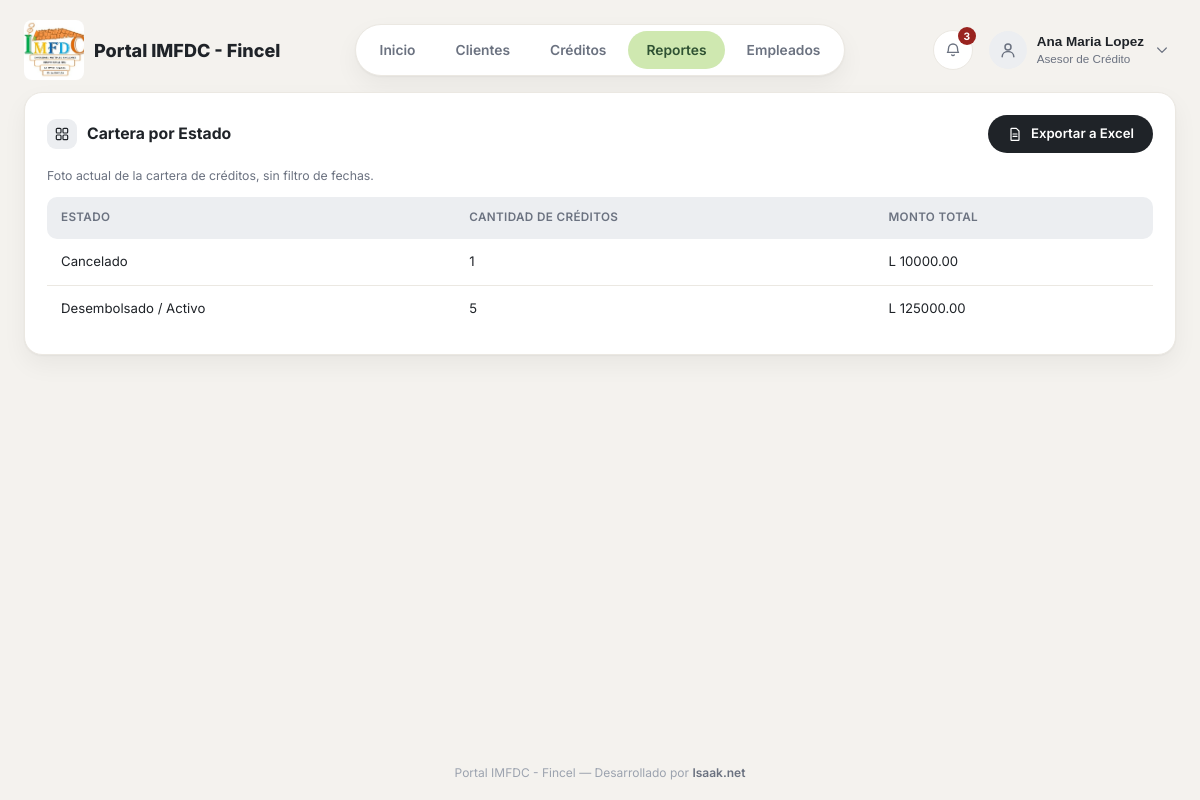
The app's page /financiera/reportes/cartera-por-estado/ (signed in) with its own data.
### empleados/models.py (models this page shows, shortened)
class Empleado(models.Model):
    CARGO_ASESOR = 'ASESOR'
    CARGO_ANALISTA = 'ANALISTA'
    CARGO_GERENTE = 'GERENTE'
    CARGO_CAJERO = 'CAJERO'
    CARGO_ADMIN = 'ADMIN'
    CARGO_CHOICES = [
        (CARGO_ASESOR, 'Asesor de Crédito'),
        (CARGO_ANALISTA, 'Analista de Crédito'),
        (CARGO_GERENTE, 'Gerente / Comité de Crédito'),
        (CARGO_CAJERO, 'Cajero'),
        (CARGO_ADMIN, 'Administrador del Sistema'),
    ]
    CARGO_PERMISOS = {
        CARGO_ASESOR: {'crear_cliente', 'crear_credito'},
        CARGO_ANALISTA: {'crear_cliente', 'crear_credito', 'evaluar'},
        CARGO_GERENTE: {'evaluar', 'aprobar', 'rechazar'},
        CARGO_CAJERO: {'desembolsar', 'cobrar'},
        CARGO_ADMIN: {
            'crear_cliente', 'crear_credito', 'evaluar', 'aprobar',
            'rechazar', 'desembolsar', 'cobrar',
        },
    }
    user = models.OneToOneField(
        settings.AUTH_USER_MODEL,
        on_delete=models.SET_NULL,
        null=True,
        blank=True,
        related_name='empleado',
    )
    nombre = models.CharField(max_length=100)
    apellido = models.CharField(max_length=100)
    dni = models.CharField('DNI', max_length=20, unique=True, null=True, blank=True)
    cargo = models.CharField(max_length=20, choices=CARGO_CHOICES, default=CARGO_ASESOR)
    telefono = models.CharField(max_length=20, blank=True)
    correo = models.EmailField(blank=True)
    sucursal = models.CharField(max_length=100, blank=True)
    activo = models.BooleanField('Estado Activo', default=True)
    salario = models.DecimalField(max_digits=10, decimal_places=2, null=True, blank=True)
    created_at = models.DateTimeField(auto_now_add=True)
    update_at = models.DateTimeField(auto_now=True)
    class Meta:
        verbose_name = 'Empleado'
        verbose_name_plural = 'Empleados'

### financiera/models.py (models this page shows, shortened)
class Prestamo(models.Model):
    FRECUENCIA_SEMANAL = 'SEMANAL'
    FRECUENCIA_QUINCENAL = 'QUINCENAL'
    FRECUENCIA_MENSUAL = 'MENSUAL'
    FRECUENCIA_CHOICES = [
        (FRECUENCIA_SEMANAL, 'Semanal'),
        (FRECUENCIA_QUINCENAL, 'Quincenal'),
        (FRECUENCIA_MENSUAL, 'Mensual'),
    ]
    TIPO_CREDITO_PERSONAL = 'PERSONAL'
    TIPO_CREDITO_HIPOTECARIO = 'HIPOTECARIO'
    TIPO_CREDITO_CHOICES = [
        (TIPO_CREDITO_PERSONAL, 'Personal'),
        (TIPO_CREDITO_HIPOTECARIO, 'Hipotecario'),
    ]
    DESTINO_MEJORAS = 'MEJORAS'
    DESTINO_PAGO_DEUDA = 'PAGO_DEUDA'
    DESTINO_COLEGIATURA = 'COLEGIATURA'
    DESTINO_GASTOS_MEDICOS = 'GASTOS_MEDICOS'
    DESTINO_CONSUMO = 'CONSUMO'
    DESTINO_CHOICES = [
        (DESTINO_MEJORAS, 'Mejoras'),
        (DESTINO_PAGO_DEUDA, 'Pago de deuda'),
        (DESTINO_COLEGIATURA, 'Pago de colegiatura'),
        (DESTINO_GASTOS_MEDICOS, 'Gastos médicos'),
        (DESTINO_CONSUMO, 'Consumo'),
    ]
    ESTADO_PENDIENTE = 'PENDIENTE'
    ESTADO_EN_REVISION = 'EN_REVISION'
    ESTADO_APROBADO = 'APROBADO'
    ESTADO_DESEMBOLSADO = 'DESEMBOLSADO'
    ESTADO_EN_MORA = 'EN_MORA'
    ESTADO_LIQUIDADO = 'LIQUIDADO'
    ESTADO_RECHAZADO = 'RECHAZADO'
    ESTADO_CANCELADO = 'CANCELADO'
    ESTADO_CHOICES = [
        (ESTADO_PENDIENTE, 'Pendiente'),
        (ESTADO_EN_REVISION, 'En Revisión'),
        (ESTADO_APROBADO, 'Aprobado'),
        (ESTADO_DESEMBOLSADO, 'Desembolsado / Activo'),
        (ESTADO_EN_MORA, 'En Mora'),
        (ESTADO_LIQUIDADO, 'Liquidado / Pagado'),
        (ESTADO_RECHAZADO, 'Rechazado'),
        (ESTADO_CANCELADO, 'Cancelado'),
    ]
    TRANSICIONES = {
        ESTADO_PENDIENTE: {
            ESTADO_EN_REVISION: 'evaluar',
            ESTADO_RECHAZADO: 'rechazar',
            ESTADO_CANCELADO: 'crear_credito',
        },
        ESTADO_EN_REVISION: {
            ESTADO_APROBADO: 'aprobar',
            ESTADO_RECHAZADO: 'rechazar',
        },
        ESTADO_APROBADO: {
            ESTADO_DESEMBOLSADO: 'desembolsar',
            ESTADO_CANCELADO: 'aprobar',
        },
        ESTADO_DESEMBOLSADO: {
            ESTADO_EN_MORA: None,
            ESTADO_LIQUIDADO: None,
        },
        ESTADO_EN_MORA: {
            ESTADO_DESEMBOLSADO: None,
            ESTADO_LIQUIDADO: None,
        },
    }
    codigo_credito = models.CharField(max_length=20, unique=True, editable=False)
    cliente = models.ForeignKey(Cliente, on_delete=models.PROTECT, related_name='prestamos')
    monto_solicitado = models.DecimalField(max_digits=12, decimal_places=2, validators=[MONTO_POSITIVO])
    tasa_interes_mensual = models.DecimalField(max_digits=5, decimal_places=2, validators=[VALOR_NO_NEGATIVO])
    plazo_meses = models.PositiveIntegerField(validators=[MinValueValidator(1, message='Debe ser al menos 1 mes.')])
    frecuencia_pago = models.CharField(max_length=15, choices=FRECUENCIA_CHOICES, default=FRECUENCIA_MENSUAL)
    tipo_credito = models.CharField(
        'Tipo de Crédito', max_length=15, choices=TIPO_CREDITO_CHOICES, default=TIPO_CREDITO_PERSONAL,
    )
    destino = models.CharField('Destino del préstamo', max_length=20, choices=DESTINO_CHOICES)
    estado = models.CharField(max_length=20, choices=ESTADO_CHOICES, default=ESTADO_PENDIENTE)
    fecha_solicitud = models.DateTimeField(auto_now_add=True)
    fecha_aprobacion = models.DateTimeField(null=True, blank=True)
    fecha_desembolso = models.DateTimeField(null=True, blank=True)
    asesor = models.ForeignKey(
        Empleado, on_delete=models.SET_NULL, null=True, blank=True, related_name='prestamos_asesorados'
    )
    aprobado_por = models.ForeignKey(
        Empleado, on_delete=models.SET_NULL, null=True, blank=True, related_name='prestamos_aprobados'
    )
    desembolsado_por = models.ForeignKey(
        Empleado, on_delete=models.SET_NULL, null=True, blank=True, related_name='prestamos_desembolsados'
    )
    class Meta:
        verbose_name = 'Préstamo'
        verbose_name_plural = 'Préstamos'
        ordering = ['-fecha_solicitud']

### financiera/views_reportes.py (the view)
# urls.py: path('reportes/cartera-por-estado/', views_reportes.reporte_cartera_estado, name='reporte_cartera_estado'),
@login_required
def reporte_cartera_estado(request):
    estado_display = dict(Prestamo.ESTADO_CHOICES)
    qs = (
        Prestamo.objects.values('estado')
        .annotate(cantidad=Count('id'), monto_total=Sum('monto_solicitado'))
        .order_by('estado')
    )
    filas = [(estado_display.get(f['estado'], f['estado']), f['cantidad'], f['monto_total'] or 0) for f in qs]
    if request.GET.get('export') == 'xlsx':
        return exportar_excel('Cartera_por_estado', ['Estado', 'Cantidad de Créditos', 'Monto Total'], filas)
    return render(request, 'financiera/reportes/cartera_estado.html', {'filas': filas})

### empleados/context_processors.py (called while the page is built)
def notificaciones(request):
    if not request.user.is_authenticated:
        return {}
    empleado = getattr(request.user, 'empleado', None)
    if empleado is None:
        return {}
    return {
        'notificaciones_recientes': empleado.notificaciones.all()[:8],
        'notificaciones_no_leidas': empleado.notificaciones.filter(leida=False).count(),
    }

### financiera/templates/financiera/reportes/cartera_estado.html (shortened to what this page needs)
{% extends 'base.html' %}
{% block content %}
<div class="card">
    <div class="card-actions-row">
        <div class="card-title" style="margin-bottom: 0;">
            <span class="icon-badge-sm">{% include 'partials/_icon.html' with name='dashboard' size=16 %}</span>
            Cartera por Estado
        </div>
        <a href="{% url 'financiera:reporte_cartera_estado' %}?export=xlsx" class="btn btn-dark">
            {% include 'partials/_icon.html' with name='file-text' size=16 %}Exportar a Excel
        </a>
    </div>
    <p class="subsection-note">Foto actual de la cartera de créditos, sin filtro de fechas.</p>
    {% if filas %}
    <div class="table-wrap">
    <table class="data-table">
        <thead>
            <tr><th>Estado</th><th>Cantidad de Créditos</th><th>Monto Total</th></tr>
        </thead>
        <tbody>
            {% for estado, cantidad, monto in filas %}
            <tr>
                <td>{{ estado }}</td>
                <td>{{ cantidad }}</td>
                <td>L {{ monto|floatformat:2 }}</td>
            </tr>
            {% endfor %}
        </tbody>
    </table>
    </div>
    {% else %}
        <p class="empty-state">No hay créditos registrados todavía.</p>
    {% endif %}
</div>
{% endblock %}

### templates/base.html (shortened to what this page needs)
{% load static %}
<!DOCTYPE html>
<html lang="es">
<head>
    <link rel="stylesheet" href="{% static 'css/dashboard.css' %}">
</head>
<body>
{% if user.is_authenticated %}
<header class="topbar">
    <div class="brand">
        <img class="brand-logo" src="{% static 'img/logo.jpg' %}" alt="IMFDC - Fincel">
        Portal IMFDC - Fincel
    </div>
    <nav class="nav-pill">
        <a href="{% url 'home' %}" class="{% if request.path == '/' %}active{% endif %}">Inicio</a>
        <a href="{% url 'financiera:clientes_lista' %}" class="{% if '/financiera/clientes' in request.path %}active{% endif %}">Clientes</a>
        <a href="{% url 'financiera:prestamos_lista' %}" class="{% if '/financiera/prestamos' in request.path %}active{% endif %}">Créditos</a>
        <a href="{% url 'financiera:reportes_index' %}" class="{% if '/financiera/reportes' in request.path %}active{% endif %}">Reportes</a>
        <a href="{% url 'lista' %}" class="{% if '/empleados/' in request.path %}active{% endif %}">Empleados</a>
    </nav>
    <div class="topbar-right">
        <div class="user-menu">
            <button type="button" class="icon-btn" id="notif-trigger" style="position: relative;" title="Notificaciones">
                {% if notificaciones_no_leidas %}<span class="notif-badge">{{ notificaciones_no_leidas }}</span>{% endif %}
            </button>
        </div>
        <div class="user-menu">
            <button type="button" class="user-trigger" id="user-trigger">
                <span class="user-avatar">{% include 'partials/_icon.html' with name='user' size=20 %}</span>
                <span class="user-info">
                    <span class="name">{% if request.user.empleado %}{{ request.user.empleado.nombre }} {{ request.user.empleado.apellido }}{% else %}{{ request.user.username }}{% endif %}</span>
                    <span class="role">{% if request.user.empleado %}{{ request.user.empleado.get_cargo_display }}{% else %}Administrador{% endif %}</span>
                </span>
                <span class="user-chevron">{% include 'partials/_icon.html' with name='chevron-down' size=16 %}</span>
            </button>
        </div>
    </div>
</header>
{% endif %}
<main class="page-shell">
    {% block content %}{% endblock %}
</main>
<footer class="site-footer">
    Portal IMFDC - Fincel &mdash; Desarrollado por <a href="https://isaak.net" target="_blank">Isaak.net</a>
</footer>
</body>
</html>

### records on screen
Prestamo: estado "Cancelado", cantidad "1", monto_solicitado "10000.00"

### other values on screen
{{ notificaciones_no_leidas }} "3"
{{ request.user.empleado.nombre }} "Ana Maria"
{{ request.user.empleado.apellido }} "Lopez"
{{ request.user.empleado.get_cargo_display }} "Asesor de Crédito"
{{ estado }} "Desembolsado / Activo"
{{ cantidad }} "5"
{{ monto|floatformat:2 }} "125000.00"
